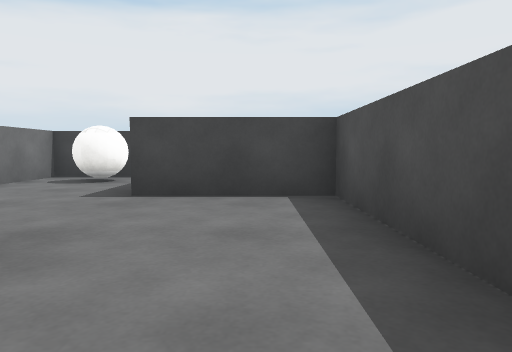
View 1 (above)

20 first-person views from a walk through a scene from a Unity 3-D project. The camera is 0.58 m above the floor, tilts 4° down and sees 70° across. The floor is counted in squares, 1 m on a side. Each view is taken from the middle of a square. On the plan, view 1 faces up. The plan holds only what a view shows up to about 10 squares ahead; the rest is blank. The place goes on beyond the plan. Surface patterns are stand-ins for the level's own textures.

View 2
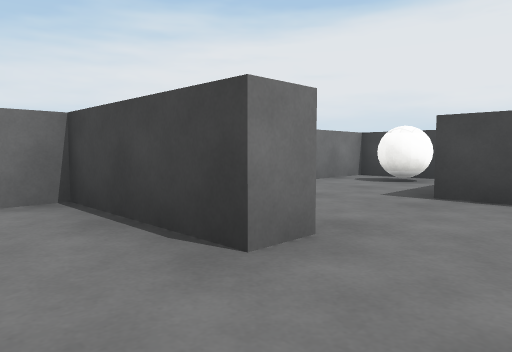

View 3
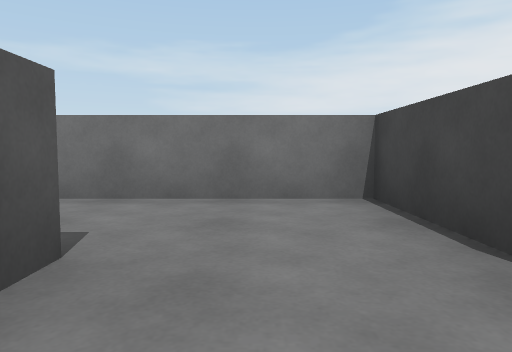

View 4
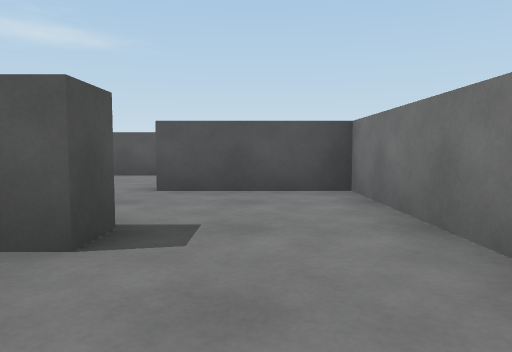

View 5
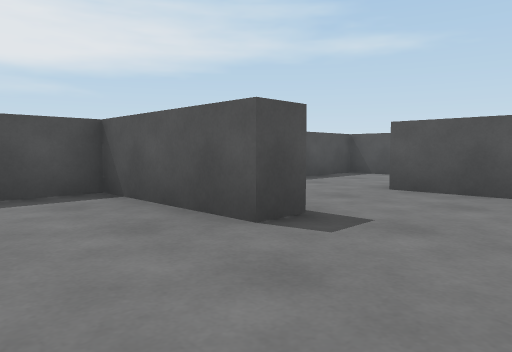

View 6
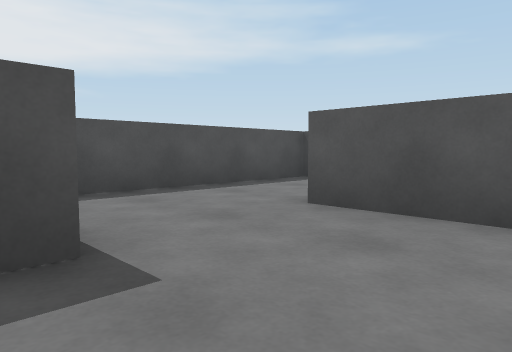

View 7
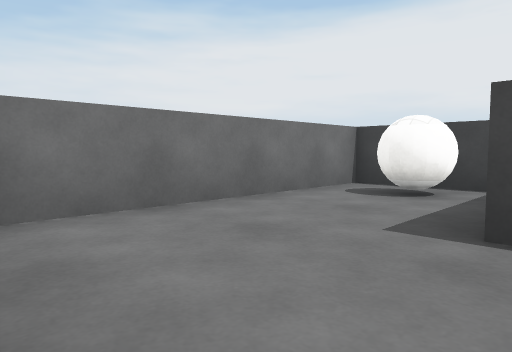

View 8
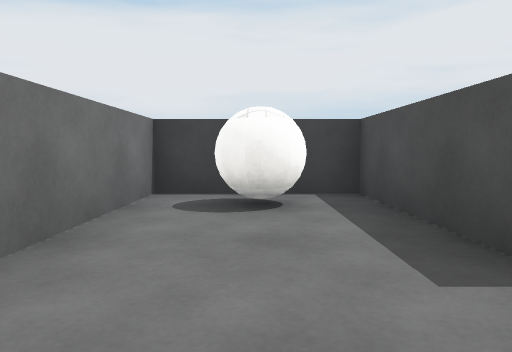

View 9
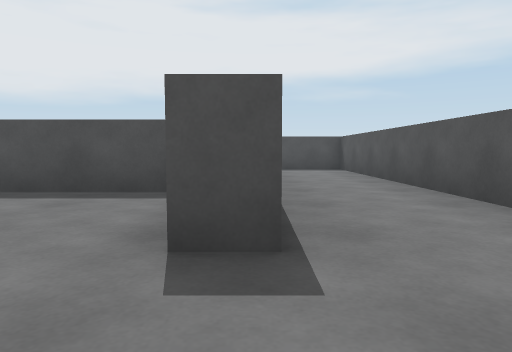

View 10
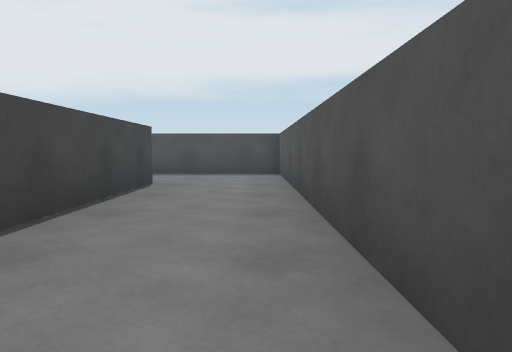

View 11
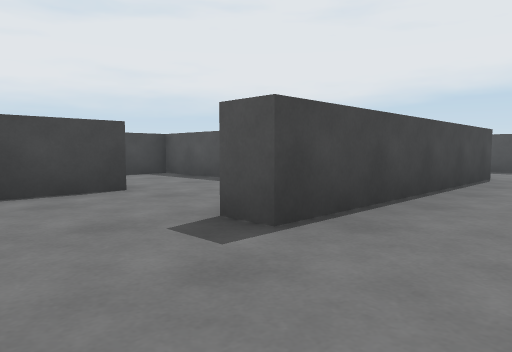

View 12
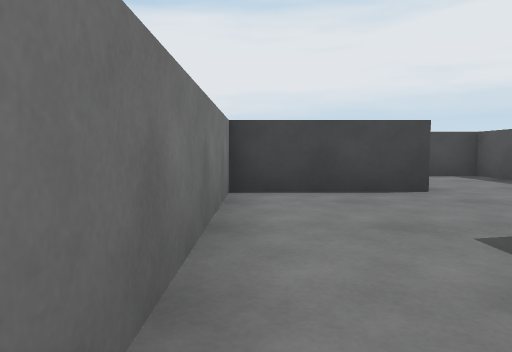

View 13
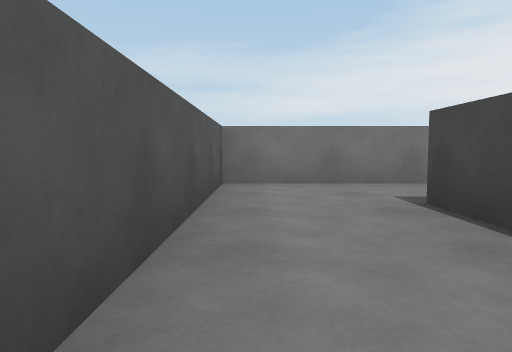

View 14
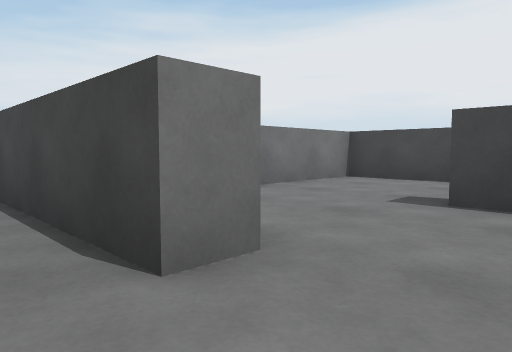

View 15
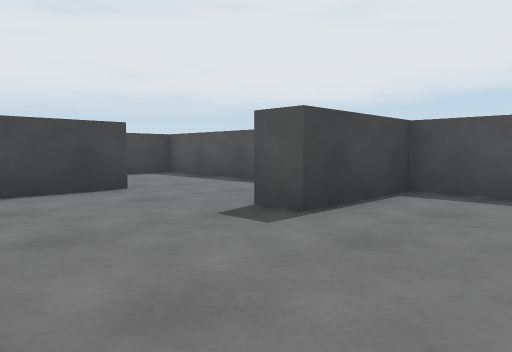

View 16
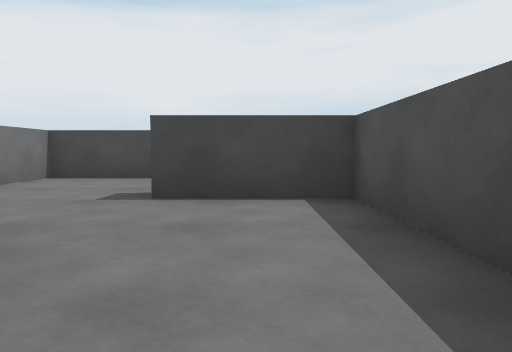

View 17
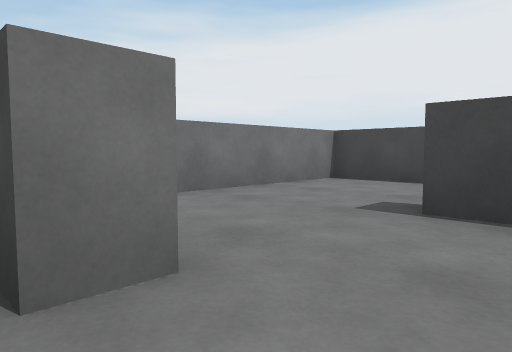

View 18
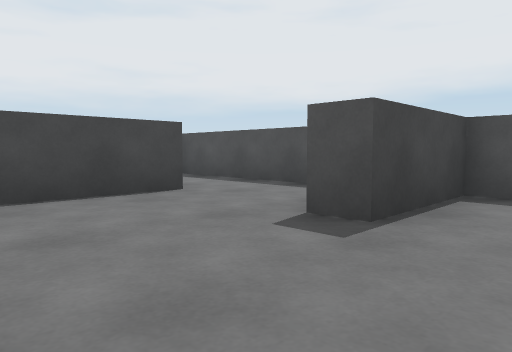

View 19
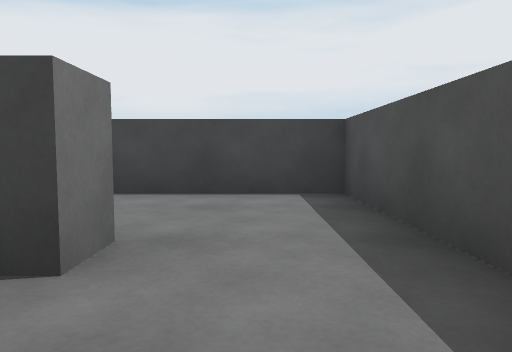

View 20
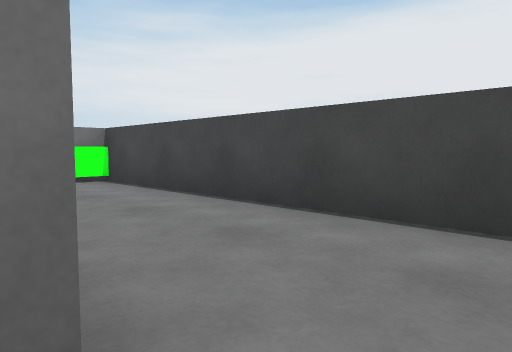

### Floor plan
Key: @ floor where view 1 was taken; # wall or solid block; . floor; B white ball.
Columns run from 5 left of view 1 to 7 right of it. Each row starts with its distance up from view 1.
  8 #############
  7 #.B.#.......#
  6 #...#  .....#
  5 #...#######.#
  4 #.....#.....#
  3 #.....#.....#
  2 ####..#...###
  1 #.....#.....#
  0 #....@#.....#
 -1 #...######..#
 -2 #.....#.....#
 -3 #.....#.....
 -4 ####..#...#
 -5 ####..#...###
 -6 #.....#.....#
 -7 #.....#.....#
 -8 #...######..#
 -9 #...........#
-10 #...........#
-11 #############

Where each view was taken, in squares from view 1:
view 1: 0 up, 0 right, facing up
view 2: 0 up, 0 right, facing up-left
view 3: 0 up, 0 right, facing left
view 4: 1 up, 3 left, facing down
view 5: 1 up, 4 left, facing down-right
view 6: 1 down, 4 left, facing down-right
view 7: 2 up, 1 left, facing up-left
view 8: 3 up, 3 left, facing up
view 9: 8 down, 4 left, facing right
view 10: 10 down, 2 left, facing right
view 11: 10 down, 4 left, facing up-right
view 12: 10 down, 4 left, facing up
view 13: 10 down, 2 right, facing left
view 14: 9 down, 6 right, facing up-left
view 15: 7 down, 2 right, facing up-right
view 16: 3 down, 6 right, facing up
view 17: 2 down, 6 right, facing up-left
view 18: 0 up, 2 right, facing up-right
view 19: 3 up, 6 right, facing up
view 20: 5 up, 6 right, facing up-left
